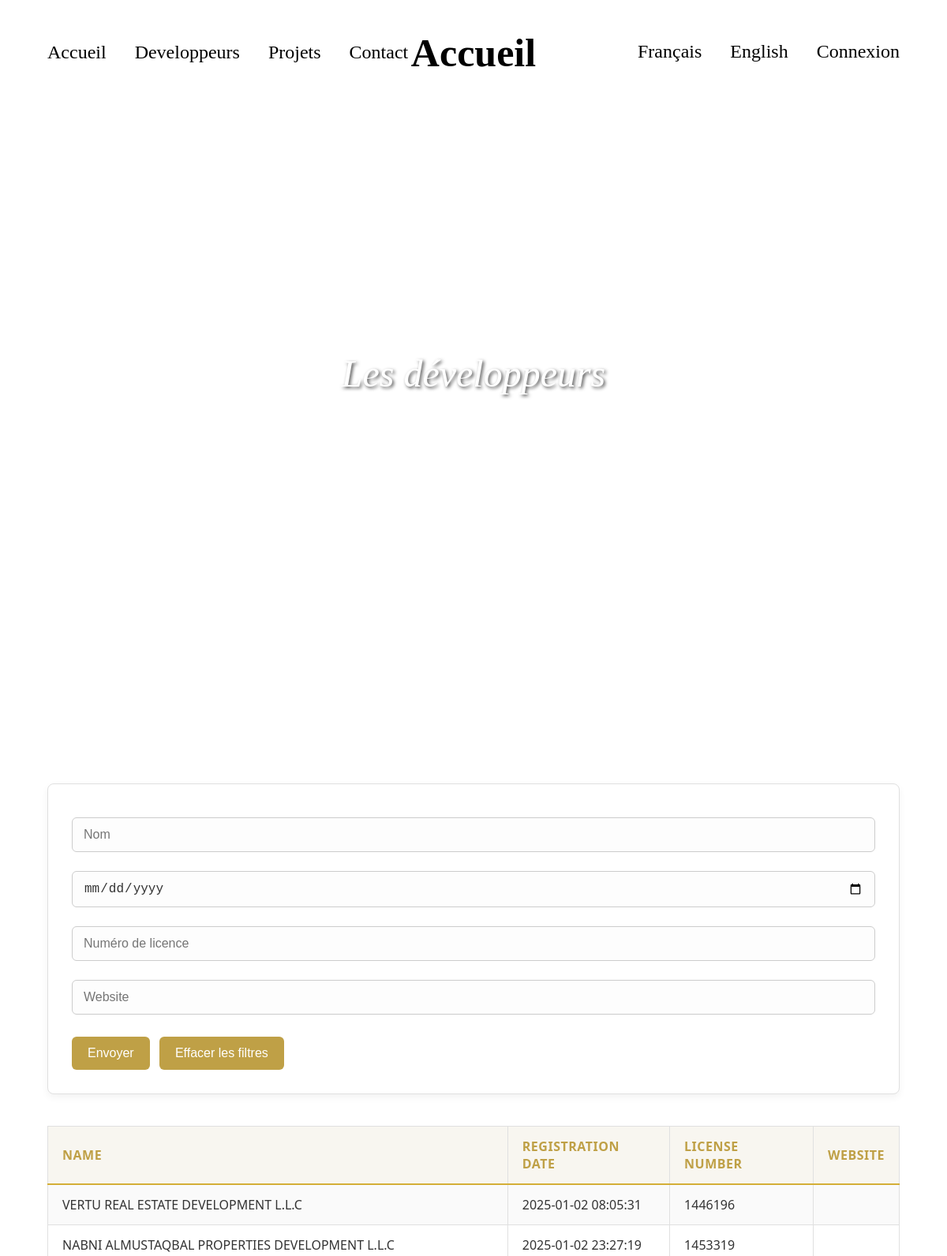
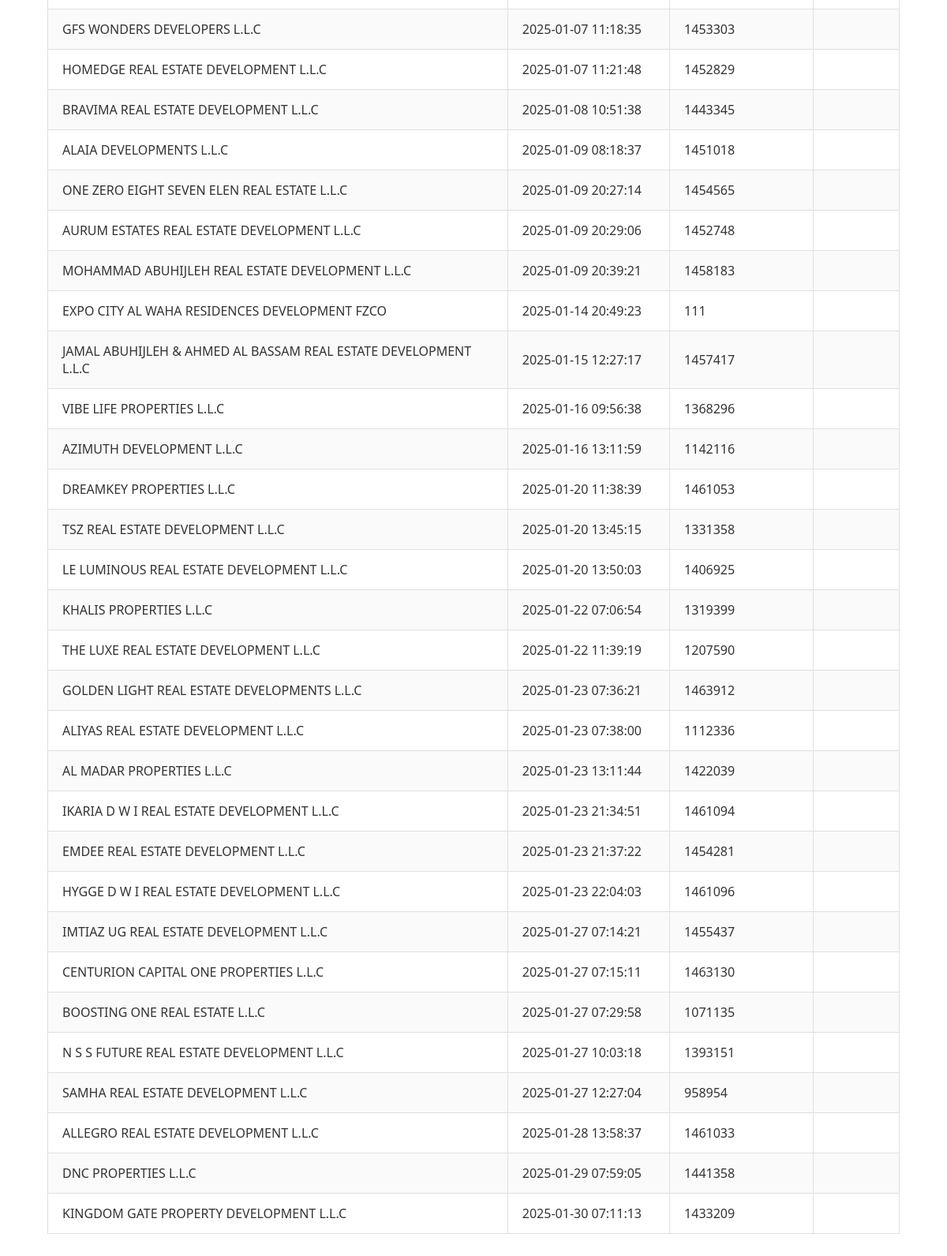
Screenshot of /developers.php with the database file from the repository (2 pictures, top to bottom).
### tables this page shows
CREATE TABLE `developers` (
  `developer_number` int(11) NOT NULL,
  `developer_en` varchar(255) DEFAULT NULL,
  `registration_date` datetime DEFAULT NULL,
  `license_source_en` varchar(255) DEFAULT NULL,
  `license_type_en` varchar(100) DEFAULT NULL,
  `legal_status_en` varchar(255) DEFAULT NULL,
  `webpage` varchar(255) DEFAULT NULL,
  `phone` varchar(50) DEFAULT NULL,
  `fax` varchar(50) DEFAULT NULL,
  `license_number` bigint(20) DEFAULT NULL,
  `license_issue_date` date DEFAULT NULL,
  `license_expiry_date` date DEFAULT NULL,
  `chamber_of_commerce_no` varchar(255) DEFAULT NULL
);

### locale/fr.php (called while the page is built)
<?php
  $lang['MAINPAGE_TITLE'] = 'Accueil';
  $lang['NAV_DEV_TITLE'] = 'Developpeurs';
  $lang['NAV_PROJECTS_TITLE'] = 'Projets';
  $lang['NAV_CONTACT_TITLE'] = 'Contact';
  $lang['THE_CONCEPT_TITLE'] = 'Le concept';
  $lang['SLIDESHOW_TITLE'] = 'La manière élégante de comparer';
  $lang['THE_CONCEPT_TEXT'] = 'Découvrez l\'immobilier de Dubaï comme jamais auparavant. Notre plateforme rassemble tous les projets en cours et à venir en un seul endroit, facilitant l\'exploration, la comparaison et l\'évaluation des développements à travers la ville. Des prix et dates de remise aux antécédents des promoteurs et aux avis sur les communautés, vous trouverez tout ce dont vous avez besoin pour prendre des décisions immobilières en toute confiance. <br><br>Pensez-y comme au <b>“Tripadvisor de l\'immobilier à Dubaï”</b> un guide fiable où acheteurs, investisseurs et résidents peuvent partager leurs expériences, noter les projets et découvrir les meilleures opportunités dans l\'un des marchés immobiliers les plus dynamiques au monde.';
  $lang['DEV_TITLE'] = 'Les développeurs';
?>

### functionsDEV.php (the view, shortened to what this page needs)
<?php
function showDevelopers($dev)
{
    foreach ($dev as $clef => $valeur) {
        echo ("<tr>");
        foreach ($dev[$clef] as $nomChamp => $valeurChamp) {
            echo ("<td> $valeurChamp </td>");
        }
        echo ("</tr>");
    }
}
?>

### developers.php (shortened to what this page needs)
<?php
  require('functionsDEV.php');
  $dev = feedDevelopers();
  $name = filter_input(INPUT_GET, 'name', FILTER_SANITIZE_FULL_SPECIAL_CHARS);
  $regDate = filter_input(INPUT_GET, 'regDate', FILTER_SANITIZE_FULL_SPECIAL_CHARS);
  $licenseNum =filter_input(INPUT_GET, 'licenseNum', FILTER_VALIDATE_INT);
  $website = filter_input(INPUT_GET, 'website', FILTER_SANITIZE_FULL_SPECIAL_CHARS);
?>
<!DOCTYPE html>
<html lang="en">
<head>
    <link rel="stylesheet" href="style/main.css">
</head>
<body>
    <header>
        <?php require('header.php') ?>
    </header>
    <main>
      <div class="slideshow-container">
            <div class="slideshow-title">
                <h2><?php echo $lang['DEV_TITLE'];?></h2>
            </div>
        </div>
      <section>
        <form class="lux-form" action="" method="GET">
          <input type="text" name="name" placeholder="Nom" value="<?php echo($name);?>">
          <input type="date" name="regDate" value="<?php echo($regDate);?>">
          <input type="number" name="licenseNum" step="1" placeholder="Numéro de licence" value="<?php echo($licenseNum);?>">
          <input type="text" name="website" placeholder="Website" value="<?php echo($website);?>">
          <input type="submit" name="valider" value="Envoyer">
          <input type="reset" value="Effacer les filtres" onclick="window.location.href=window.location.pathname;">
        </form>
        <table class="table">
          <tr>
            <th>Name</th>
            <th>Registration Date</th>
            <th>License number</th>
            <th>Website</th>
          </tr>
          <?php
          showDevelopers($dev);
          ?>
        </table>
      </section>
    </main>
</body>
</html>

### header.php
<nav>
    <a href="index.php?langue=<?php echo ($_SESSION['langue']) ?>"><?php echo $lang['MAINPAGE_TITLE']; ?></a>
    <a href="developers.php?langue=<?php echo ($_SESSION['langue']) ?>"><?php echo $lang['NAV_DEV_TITLE']; ?></a>
    <a href="projects.php?langue=<?php echo ($_SESSION['langue']) ?>"><?php echo $lang['NAV_PROJECTS_TITLE']; ?></a>
    <a href="contact.php?langue=<?php echo ($_SESSION['langue']) ?>"><?php echo $lang['NAV_CONTACT_TITLE']; ?></a>
</nav>
<h1><?php echo $lang['MAINPAGE_TITLE']; ?></h1>
<div>
    <form action="" method="GET">
        <button type="submit" name="langue" value="fr">Français</button>
        <button type="submit" name="langue" value="en">English</button>
        <?php
        if (isset($_SESSION["username"]) && !empty($_SESSION["username"])) {
            echo "<a href=\"dashboard.php\">" . $_SESSION["username"]. "</a>";
        } else {
            echo "<a href=\"dashboard.php\">Connexion</a>";
        }
        ?>
    </form>
</div>

### style/main.css (style rules this page uses)
html, body { margin: 0; padding: 0; box-sizing: border-box; font-family: 'Times New Roman', Times, serif; }
a, h1, h2, h3, h4, p { color: black; }
body { margin: 0 auto; display: flex; flex-direction: column; align-items: center; }
main { width: 90vw; }
header { margin: 1%; width: 100%; display: flex; justify-content: space-between; align-items: center; padding-left: 45px; padding-right: 45px; padding-top: 25px; box-sizing: border-box; font-size: x-large; padding-bottom: 45px; }
header h1 { position: absolute; left: 50%; transform: translateX(-50%); }
header a, button { appearance: none; -webkit-appearance: none; -moz-appearance: none; background: none; border: none; padding: 0; margin: 15px; color: inherit; font: inherit; text-decoration: none; cursor: pointer; border-bottom: 2px solid transparent; transition: border-color 0.5s; }
h1 { text-align: center; font-size: 50px; }
.slideshow-container { position: relative; width: 100%; height: 800px; overflow: hidden; }
.slideshow-title { position: absolute; top: 40%; left: 50%; transform: translate(-50%, -50%); width: 100%; text-align: center; z-index: 2; }
.slideshow-title h2 { color: white; font-size: 3em; font-style: italic; font-weight: 100; text-shadow: 2px 2px 4px rgba(0, 0, 0, 0.7); }
.table { width: 100%; border-collapse: collapse; margin: 30px 0; font-family: 'Segoe UI', Tahoma, Geneva, Verdana, sans-serif; font-size: 16px; background-color: #ffffff; color: #333; overflow-x: auto; }
.table th, .table td { padding: 14px 18px; text-align: left; border: 1px solid #e0e0e0; }
.table th { background-color: #f8f6f0; color: #bfa046; font-weight: 600; letter-spacing: 0.5px; text-transform: uppercase; border-bottom: 2px solid #d4af37; }
.table tr:nth-child(even) { background-color: #fafafa; }
.lux-form { max-width: 90vw; margin: 40px auto; background-color: #ffffff; padding: 30px; border: 1px solid #e0e0e0; border-radius: 8px; font-family: 'Segoe UI', Tahoma, Geneva, Verdana, sans-serif; color: #333; box-shadow: 0 4px 10px rgba(0, 0, 0, 0.05); }
.lux-form input[type="text"], .lux-form input[type="date"], .lux-form input[type="number"] { width: 100%; padding: 12px 14px; margin: 12px 0; border: 1px solid #ccc; border-radius: 6px; background-color: #fdfdfd; font-size: 16px; color: #333; transition: border-color 0.3s ease, box-shadow 0.3s ease; box-sizing: border-box; }
.lux-form input[type="submit"], .lux-form input[type="reset"] { background-color: #bfa046; color: #fff; border: none; padding: 12px 20px; margin: 16px 8px 0 0; border-radius: 6px; font-size: 16px; cursor: pointer; transition: background-color 0.3s ease; }

### rows the page displays
developers: developer_en "VERTU REAL ESTATE DEVELOPMENT L.L.C", registration_date "2025-01-02 08:05:31", license_number "1446196"
developers: developer_en "NABNI ALMUSTAQBAL PROPERTIES DEVELOPMENT L.L.C", registration_date "2025-01-02 23:27:19", license_number "1453319"
developers: developer_en "GFS WONDERS DEVELOPERS L.L.C", registration_date "2025-01-07 11:18:35", license_number "1453303"
developers: developer_en "HOMEDGE REAL ESTATE DEVELOPMENT L.L.C", registration_date "2025-01-07 11:21:48", license_number "1452829"
developers: developer_en "BRAVIMA REAL ESTATE DEVELOPMENT L.L.C", registration_date "2025-01-08 10:51:38", license_number "1443345"
developers: developer_en "ALAIA DEVELOPMENTS L.L.C", registration_date "2025-01-09 08:18:37", license_number "1451018"
developers: developer_en "ONE ZERO EIGHT SEVEN ELEN REAL ESTATE L.L.C", registration_date "2025-01-09 20:27:14", license_number "1454565"
developers: developer_en "AURUM ESTATES REAL ESTATE DEVELOPMENT L.L.C", registration_date "2025-01-09 20:29:06", license_number "1452748"
developers: developer_en "MOHAMMAD ABUHIJLEH REAL ESTATE DEVELOPMENT L.L.C", registration_date "2025-01-09 20:39:21", license_number "1458183"
developers: developer_en "EXPO CITY AL WAHA RESIDENCES DEVELOPMENT FZCO", registration_date "2025-01-14 20:49:23", license_number "111"
developers: developer_en "JAMAL ABUHIJLEH & AHMED AL BASSAM REAL ESTATE DEVELOPMENT L.L.C", registration_date "2025-01-15 12:27:17", license_number "1457417"
developers: developer_en "VIBE LIFE PROPERTIES L.L.C", registration_date "2025-01-16 09:56:38", license_number "1368296"
developers: developer_en "AZIMUTH DEVELOPMENT L.L.C", registration_date "2025-01-16 13:11:59", license_number "1142116"
developers: developer_en "DREAMKEY PROPERTIES L.L.C", registration_date "2025-01-20 11:38:39", license_number "1461053"
developers: developer_en "TSZ REAL ESTATE DEVELOPMENT L.L.C", registration_date "2025-01-20 13:45:15", license_number "1331358"
developers: developer_en "LE LUMINOUS REAL ESTATE DEVELOPMENT L.L.C", registration_date "2025-01-20 13:50:03", license_number "1406925"
developers: developer_en "KHALIS PROPERTIES L.L.C", registration_date "2025-01-22 07:06:54", license_number "1319399"
developers: developer_en "THE LUXE REAL ESTATE DEVELOPMENT L.L.C", registration_date "2025-01-22 11:39:19", license_number "1207590"
developers: developer_en "GOLDEN LIGHT REAL ESTATE DEVELOPMENTS L.L.C", registration_date "2025-01-23 07:36:21", license_number "1463912"
developers: developer_en "ALIYAS REAL ESTATE DEVELOPMENT L.L.C", registration_date "2025-01-23 07:38:00", license_number "1112336"
developers: developer_en "AL MADAR PROPERTIES L.L.C", registration_date "2025-01-23 13:11:44", license_number "1422039"
developers: developer_en "IKARIA D W I REAL ESTATE DEVELOPMENT L.L.C", registration_date "2025-01-23 21:34:51", license_number "1461094"
developers: developer_en "EMDEE REAL ESTATE DEVELOPMENT L.L.C", registration_date "2025-01-23 21:37:22", license_number "1454281"
developers: developer_en "HYGGE D W I REAL ESTATE DEVELOPMENT L.L.C", registration_date "2025-01-23 22:04:03", license_number "1461096"
developers: developer_en "IMTIAZ UG REAL ESTATE DEVELOPMENT L.L.C", registration_date "2025-01-27 07:14:21", license_number "1455437"
developers: developer_en "CENTURION CAPITAL ONE PROPERTIES L.L.C", registration_date "2025-01-27 07:15:11", license_number "1463130"
developers: developer_en "BOOSTING ONE REAL ESTATE L.L.C", registration_date "2025-01-27 07:29:58", license_number "1071135"
developers: developer_en "N S S FUTURE REAL ESTATE DEVELOPMENT L.L.C", registration_date "2025-01-27 10:03:18", license_number "1393151"
developers: developer_en "SAMHA REAL ESTATE DEVELOPMENT L.L.C", registration_date "2025-01-27 12:27:04", license_number "958954"
developers: developer_en "ALLEGRO REAL ESTATE DEVELOPMENT L.L.C", registration_date "2025-01-28 13:58:37", license_number "1461033"
developers: developer_en "DNC PROPERTIES L.L.C", registration_date "2025-01-29 07:59:05", license_number "1441358"
developers: developer_en "KINGDOM GATE PROPERTY DEVELOPMENT L.L.C", registration_date "2025-01-30 07:11:13", license_number "1433209"

### other values shown
$lang['MAINPAGE_TITLE'] "Accueil"
$lang['NAV_DEV_TITLE'] "Developpeurs"
$lang['NAV_PROJECTS_TITLE'] "Projets"
$lang['NAV_CONTACT_TITLE'] "Contact"
$lang['DEV_TITLE'] "Les développeurs"
